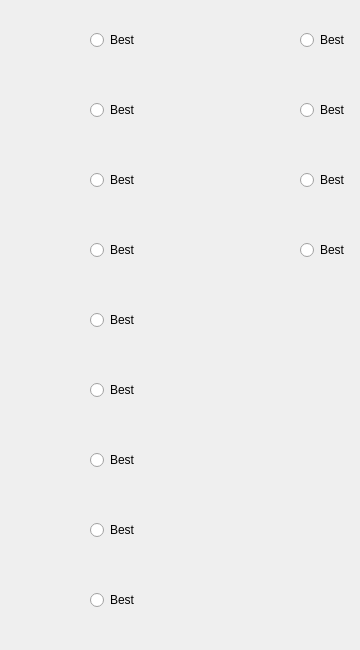
    <widget class="QWidget" name="Injector">
     <attribute name="title">
      <string>Injectors</string>
     </attribute>
     <widget class="QLabel" name="Morphine">
      <property name="geometry">
       <rect>
        <x>10</x>
        <y>10</y>
        <width>71</width>
        <height>71</height>
       </rect>
      </property>
      <property name="text">
       <string>&lt;html&gt;&lt;head/&gt;&lt;body&gt;&lt;p&gt;&lt;img src=&quot;:/inj/Morphine.webp&quot;/&gt;&lt;/p&gt;&lt;/body&gt;&lt;/html&gt;</string>
      </property>
     </widget>
     <widget class="QLabel" name="L1">
      <property name="geometry">
       <rect>
        <x>10</x>
        <y>80</y>
        <width>71</width>
        <height>71</height>
       </rect>
      </property>
      <property name="text">
       <string>&lt;html&gt;&lt;head/&gt;&lt;body&gt;&lt;p&gt;&lt;img src=&quot;:/inj/L1.webp&quot;/&gt;&lt;/p&gt;&lt;/body&gt;&lt;/html&gt;</string>
      </property>
     </widget>
     <widget class="QLabel" name="Trimadol">
      <property name="geometry">
       <rect>
        <x>10</x>
        <y>150</y>
        <width>71</width>
        <height>71</height>
       </rect>
      </property>
      <property name="text">
       <string>&lt;html&gt;&lt;head/&gt;&lt;body&gt;&lt;p&gt;&lt;img src=&quot;:/inj/Trimadol.webp&quot;/&gt;&lt;/p&gt;&lt;/body&gt;&lt;/html&gt;</string>
      </property>
     </widget>
     <widget class="QLabel" name="Adrenaline">
      <property name="geometry">
       <rect>
        <x>10</x>
        <y>220</y>
        <width>71</width>
        <height>71</height>
       </rect>
      </property>
      <property name="text">
       <string>&lt;html&gt;&lt;head/&gt;&lt;body&gt;&lt;p&gt;&lt;img src=&quot;:/inj/Adrenaline.webp&quot;/&gt;&lt;/p&gt;&lt;/body&gt;&lt;/html&gt;</string>
      </property>
     </widget>
     <widget class="QLabel" name="Propital">
      <property name="geometry">
       <rect>
        <x>10</x>
        <y>290</y>
        <width>71</width>
        <height>71</height>
       </rect>
      </property>
      <property name="text">
       <string>&lt;html&gt;&lt;head/&gt;&lt;body&gt;&lt;p&gt;&lt;img src=&quot;:/inj/Propital.webp&quot;/&gt;&lt;/p&gt;&lt;/body&gt;&lt;/html&gt;</string>
      </property>
     </widget>
     <widget class="QLabel" name="ETG">
      <property name="geometry">
       <rect>
        <x>10</x>
        <y>360</y>
        <width>71</width>
        <height>71</height>
       </rect>
      </property>
      <property name="text">
       <string>&lt;html&gt;&lt;head/&gt;&lt;body&gt;&lt;p&gt;&lt;img src=&quot;:/inj/ETG.webp&quot;/&gt;&lt;/p&gt;&lt;/body&gt;&lt;/html&gt;</string>
      </property>
     </widget>
     <widget class="QLabel" name="Perfotora">
      <property name="geometry">
       <rect>
        <x>10</x>
        <y>430</y>
        <width>71</width>
        <height>71</height>
       </rect>
      </property>
      <property name="text">
       <string>&lt;html&gt;&lt;head/&gt;&lt;body&gt;&lt;p&gt;&lt;img src=&quot;:/inj/Perfotoran.webp&quot;/&gt;&lt;/p&gt;&lt;/body&gt;&lt;/html&gt;</string>
      </property>
     </widget>
     <widget class="QLabel" name="AHF1">
      <property name="geometry">
       <rect>
        <x>10</x>
        <y>500</y>
        <width>71</width>
        <height>71</height>
       </rect>
      </property>
      <property name="text">
       <string>&lt;html&gt;&lt;head/&gt;&lt;body&gt;&lt;p&gt;&lt;img src=&quot;:/inj/AHF1.webp&quot;/&gt;&lt;/p&gt;&lt;/body&gt;&lt;/html&gt;</string>
      </property>
     </widget>
     <widget class="QLabel" name="Zagustin">
      <property name="geometry">
       <rect>
        <x>10</x>
        <y>570</y>
        <width>71</width>
        <height>71</height>
       </rect>
      </property>
      <property name="text">
       <string>&lt;html&gt;&lt;head/&gt;&lt;body&gt;&lt;p&gt;&lt;img src=&quot;:/inj/Zagustin.webp&quot;/&gt;&lt;/p&gt;&lt;/body&gt;&lt;/html&gt;</string>
      </property>
     </widget>
     <widget class="QLabel" name="PNB">
      <property name="geometry">
       <rect>
        <x>210</x>
        <y>10</y>
        <width>71</width>
        <height>71</height>
       </rect>
      </property>
      <property name="text">
       <string>&lt;html&gt;&lt;head/&gt;&lt;body&gt;&lt;p&gt;&lt;img src=&quot;:/inj/PNB.webp&quot;/&gt;&lt;/p&gt;&lt;/body&gt;&lt;/html&gt;</string>
      </property>
     </widget>
     <widget class="QLabel" name="Obdolbos">
      <property name="geometry">
       <rect>
        <x>210</x>
        <y>80</y>
        <width>71</width>
        <height>71</height>
       </rect>
      </property>
      <property name="text">
       <string>&lt;html&gt;&lt;head/&gt;&lt;body&gt;&lt;p&gt;&lt;img src=&quot;:/inj/Obdolbos.webp&quot;/&gt;&lt;/p&gt;&lt;/body&gt;&lt;/html&gt;</string>
      </property>
     </widget>
     <widget class="QLabel" name="Obdolbos2">
      <property name="geometry">
       <rect>
        <x>210</x>
        <y>150</y>
        <width>71</width>
        <height>71</height>
       </rect>
      </property>
      <property name="text">
       <string>&lt;html&gt;&lt;head/&gt;&lt;body&gt;&lt;p&gt;&lt;img src=&quot;:/inj/Obdolbos2.webp&quot;/&gt;&lt;/p&gt;&lt;/body&gt;&lt;/html&gt;</string>
      </property>
     </widget>
     <widget class="QLabel" name="MULE">
      <property name="geometry">
       <rect>
        <x>210</x>
        <y>220</y>
        <width>71</width>
        <height>71</height>
       </rect>
      </property>
      <property name="text">
       <string>&lt;html&gt;&lt;head/&gt;&lt;body&gt;&lt;p&gt;&lt;img src=&quot;:/inj/M.U.L.E..webp&quot;/&gt;&lt;/p&gt;&lt;/body&gt;&lt;/html&gt;</string>
      </property>
     </widget>
     <widget class="QRadioButton" name="MorphineB">
      <property name="geometry">
       <rect>
        <x>90</x>
        <y>30</y>
        <width>51</width>
        <height>20</height>
       </rect>
      </property>
      <property name="text">
       <string>Best</string>
      </property>
      <property name="checkable">
       <bool>false</bool>
      </property>
     </widget>
     <widget class="QRadioButton" name="L1B">
      <property name="geometry">
       <rect>
        <x>90</x>
        <y>100</y>
        <width>51</width>
        <height>20</height>
       </rect>
      </property>
      <property name="text">
       <string>Best</string>
      </property>
      <property name="checkable">
       <bool>false</bool>
      </property>
     </widget>
     <widget class="QRadioButton" name="TrimadolB">
      <property name="geometry">
       <rect>
        <x>90</x>
        <y>170</y>
        <width>51</width>
        <height>20</height>
       </rect>
      </property>
      <property name="text">
       <string>Best</string>
      </property>
      <property name="checkable">
       <bool>false</bool>
      </property>
     </widget>
     <widget class="QRadioButton" name="AdrenalineB">
      <property name="geometry">
       <rect>
        <x>90</x>
        <y>240</y>
        <width>51</width>
        <height>20</height>
       </rect>
      </property>
      <property name="text">
       <string>Best</string>
      </property>
      <property name="checkable">
       <bool>false</bool>
      </property>
     </widget>
     <widget class="QRadioButton" name="AHF1B">
      <property name="geometry">
       <rect>
        <x>90</x>
        <y>520</y>
        <width>51</width>
        <height>20</height>
       </rect>
      </property>
      <property name="text">
       <string>Best</string>
      </property>
      <property name="checkable">
       <bool>false</bool>
      </property>
     </widget>
     <widget class="QRadioButton" name="PerfotoraB">
      <property name="geometry">
       <rect>
        <x>90</x>
        <y>450</y>
        <width>51</width>
        <height>20</height>
       </rect>
      </property>
      <property name="text">
       <string>Best</string>
      </property>
      <property name="checkable">
       <bool>false</bool>
      </property>
     </widget>
     <widget class="QRadioButton" name="PropitalB">
      <property name="geometry">
       <rect>
        <x>90</x>
        <y>310</y>
        <width>51</width>
        <height>20</height>
       </rect>
      </property>
      <property name="text">
       <string>Best</string>
      </property>
      <property name="checkable">
       <bool>false</bool>
      </property>
     </widget>
     <widget class="QRadioButton" name="ETGB">
      <property name="geometry">
       <rect>
        <x>90</x>
        <y>380</y>
        <width>51</width>
        <height>20</height>
       </rect>
      </property>
      <property name="text">
       <string>Best</string>
      </property>
      <property name="checkable">
       <bool>false</bool>
      </property>
     </widget>
     <widget class="QRadioButton" name="MULEB">
      <property name="geometry">
       <rect>
        <x>300</x>
        <y>240</y>
        <width>51</width>
        <height>20</height>
       </rect>
      </property>
      <property name="text">
       <string>Best</string>
      </property>
      <property name="checkable">
       <bool>false</bool>
      </property>
     </widget>
     <widget class="QRadioButton" name="Obdolbos2B">
      <property name="geometry">
       <rect>
        <x>300</x>
        <y>170</y>
        <width>51</width>
        <height>20</height>
       </rect>
      </property>
      <property name="text">
       <string>Best</string>
      </property>
      <property name="checkable">
       <bool>false</bool>
      </property>
     </widget>
     <widget class="QRadioButton" name="PNBB">
      <property name="geometry">
       <rect>
        <x>300</x>
        <y>30</y>
        <width>51</width>
        <height>20</height>
       </rect>
      </property>
      <property name="text">
       <string>Best</string>
      </property>
      <property name="checkable">
       <bool>false</bool>
      </property>
     </widget>
     <widget class="QRadioButton" name="ObdolbosB">
      <property name="geometry">
       <rect>
        <x>300</x>
        <y>100</y>
        <width>51</width>
        <height>20</height>
       </rect>
      </property>
      <property name="text">
       <string>Best</string>
      </property>
      <property name="checkable">
       <bool>false</bool>
      </property>
     </widget>
     <widget class="QRadioButton" name="ZagustinB">
      <property name="geometry">
       <rect>
        <x>90</x>
        <y>590</y>
        <width>51</width>
        <height>20</height>
       </rect>
      </property>
      <property name="text">
       <string>Best</string>
      </property>
      <property name="checkable">
       <bool>false</bool>
      </property>
     </widget>
    </widget>
